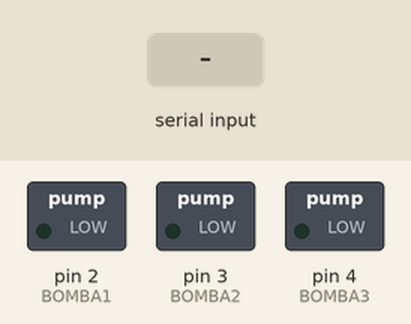
This sketch was run on a simulated Arduino Uno, built with avr-gcc and run on an emulated ATmega328P. Parts: switched loads named in the sketch (green lamp = pin HIGH). The inputs (shaded band) are chosen by the test bench.

Above: at 2.8 s.
2.9 s: "f\n" received over the second serial link
At 3.4 s:
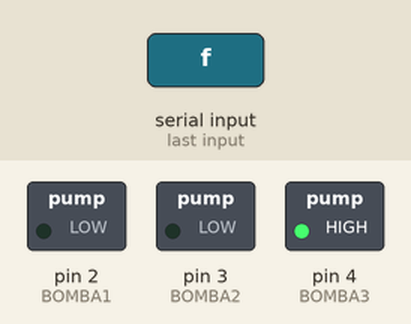
5.0 s: "d90\n" received over the second serial link
At 5.9 s:
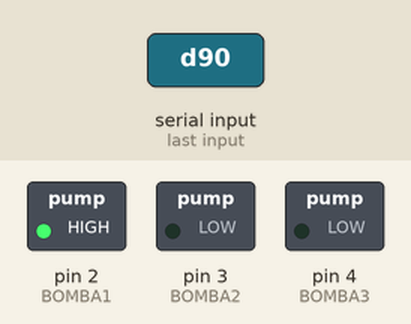
7.5 s: "e90\n" received over the second serial link
At 8.4 s:
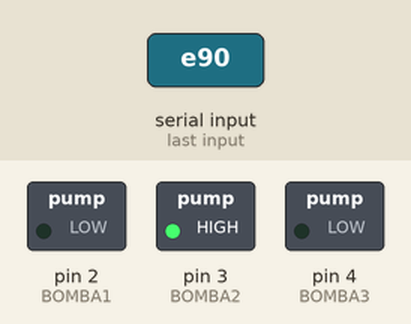
Timing chart, 0 to 10.5 s (numbered marks = the images above; inputs shaded):
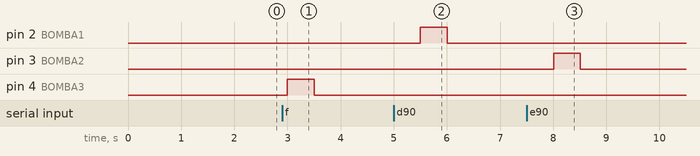

Measured:
- after the input at 2.9 s, pin 4 (BOMBA3): LOW → HIGH after 0.10 s, → LOW 0.50 s later
- after the input at 5.0 s, pin 2 (BOMBA1): LOW → HIGH after 0.50 s, → LOW 0.50 s later
- after the input at 7.5 s, pin 3 (BOMBA2): LOW → HIGH after 0.51 s, → LOW 0.50 s later

The sketch:

Arduino_script.ino
```cpp
#include <SoftwareSerial.h>

//pin 10 como RX y 11 como TX
SoftwareSerial BT(10, 11);

char serial_input;
//Definición de pines de componentes
int BOMBA1 = 2, BOMBA2 = 3, BOMBA3 = 4;
int SENSOR1 = A0, SENSOR2 = A1, SENSOR3 = A2;


void leer_datos_sensor(int );
void activar_bomba(int );
int determinar_sensor(int );
float convertir_presion(int );

void setup() {
  pinMode(BOMBA1, OUTPUT);
  pinMode(BOMBA2, OUTPUT);
  pinMode(BOMBA3, OUTPUT);
  pinMode(SENSOR1, INPUT);
  pinMode(SENSOR2, INPUT);
  pinMode(SENSOR3, INPUT);
  BT.begin(38400);
}

void loop() {
  // Si hay un caracter disponible, leerlo y realizar una acción en base este
  if(BT.available() > 0){
    serial_input = BT.read();
    switch(serial_input){
      case 'a':
        leer_datos_sensor(1);
        break;
      case 'b':
        leer_datos_sensor(2);
        break;
      case 'c':
        leer_datos_sensor(3);
        break;
      case 'd':
        activar_bomba(1);
        break;
      case 'e':
        activar_bomba(2);
        break;
      case 'f':
        activar_bomba(3);
        break;
      default:
        break;
    }
  }
  delay(1000);
}

void leer_datos_sensor(int num_sensor){
  int sensor, i, lectura;
  float presion;
  // Determina el pin del sensor correspondiente
  sensor = determinar_sensor(num_sensor);
  // 100 veces toma la medida del sensor y la envía en forma de string
  for (i=0;i<100;i++){
    lectura = analogRead(sensor);
    presion = convertir_presion(lectura);
    BT.print(presion);
    BT.write("\n");
    // cada 0.6 segundos -> 1 minuto
    delay(600);
  }
  // Confirmar que las mediciones se han completado
  BT.write("Done");
  BT.write("\n");
}

void activar_bomba(int num_bomba){
  // Valores de presión se inicializan por seguridad
  float presion_i;
  int presion_o = 0, presion_max = 1023;
  int sensor = determinar_sensor(num_bomba);
  String presion_str = "";
  char nuevo_c;

  // Mientras hayan caracteres disponibles, se leen y se van sumando en
  // una cadena de texto que representará la presión enviada
  while (BT.available() > 0){
    nuevo_c = BT.read();
    presion_str = String(presion_str + nuevo_c);
  }
  // Si se ha recibido la presión, se convierte a número entero
  // y se define como la presión máxima
  if (presion_str != ""){
    presion_i = presion_str.toFloat();
    presion_max = convertir_lectura(presion_i);
    //Encendido de la bomba
    digitalWrite(num_bomba + 1, HIGH);

    //Leer la presión cada 0.1 segundos y enviarla
    do{
      presion_o = analogRead(sensor);
      BT.print(presion_o);
      BT.write("\n");
      // Si llega un caracter se rompe el bucle
      if (BT.available() > 0){
        break;
      }
      delay(500);
      // Ejecutar hasta que se alcance la presión que se indicó
    }while(presion_o < presion_max);

    // Apagar la bomba
    digitalWrite(num_bomba + 1, LOW);
    // Confimar que el proceso ha terminado
    BT.write("Done");
    BT.write("\n");
  }
}

int determinar_sensor(int num_sensor){
  if (num_sensor == 1){
    return SENSOR1;
  }
  else if (num_sensor == 2){
    return SENSOR2;
  }
  else{
    return SENSOR3;
  }
}

float convertir_presion(int lectura){
  return (lectura)/0.8615;
}

int convertir_lectura(float presion){
  int lectura;
  lectura = int(presion*0.8615);
  if (lectura>1023){
    return 1023;
  }
  else{
    return lectura;
  }
}
```
